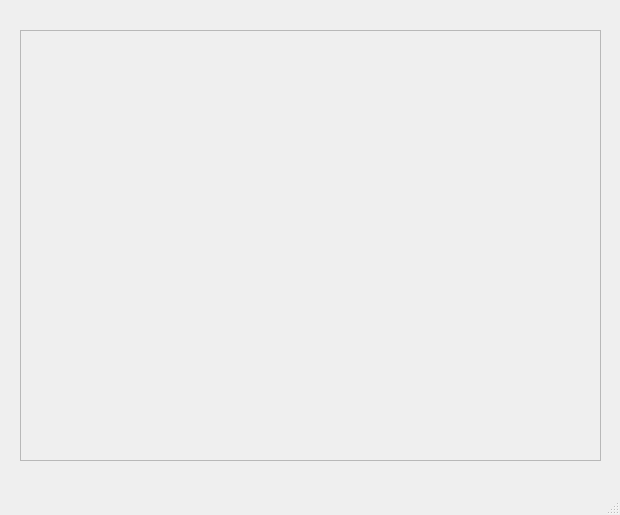
<?xml version="1.0" encoding="UTF-8"?>
<ui version="4.0">
 <class>MainWindow</class>
 <widget class="QMainWindow" name="MainWindow">
  <property name="geometry">
   <rect>
    <x>0</x>
    <y>0</y>
    <width>620</width>
    <height>515</height>
   </rect>
  </property>
  <property name="windowTitle">
   <string>MainWindow</string>
  </property>
  <widget class="QWidget" name="centralwidget">
   <widget class="QFrame" name="map_frame">
    <property name="geometry">
     <rect>
      <x>20</x>
      <y>30</y>
      <width>581</width>
      <height>431</height>
     </rect>
    </property>
    <property name="frameShape">
     <enum>QFrame::StyledPanel</enum>
    </property>
    <property name="frameShadow">
     <enum>QFrame::Plain</enum>
    </property>
    <property name="lineWidth">
     <number>3</number>
    </property>
    <widget class="QLabel" name="map_label">
     <property name="geometry">
      <rect>
       <x>6</x>
       <y>2</y>
       <width>571</width>
       <height>421</height>
      </rect>
     </property>
     <property name="text">
      <string/>
     </property>
    </widget>
   </widget>
  </widget>
  <widget class="QMenuBar" name="menubar">
   <property name="geometry">
    <rect>
     <x>0</x>
     <y>0</y>
     <width>620</width>
     <height>21</height>
    </rect>
   </property>
  </widget>
  <widget class="QStatusBar" name="statusbar"/>
 </widget>
 <resources/>
 <connections/>
</ui>
